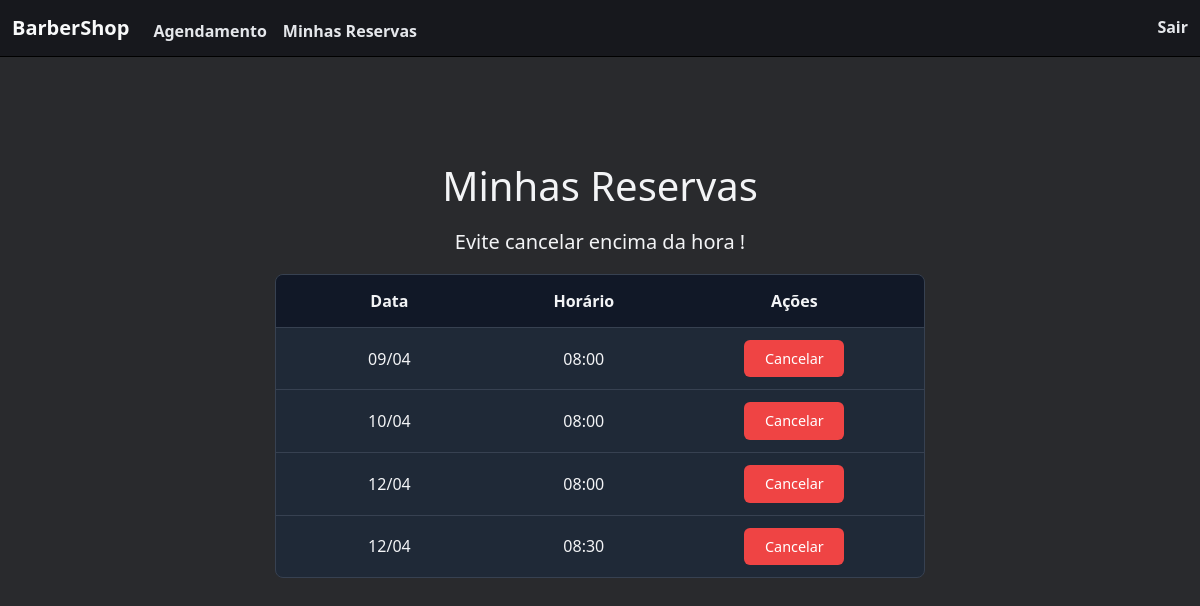
The page /minhasReservas (signed in) on the database as committed earlier.
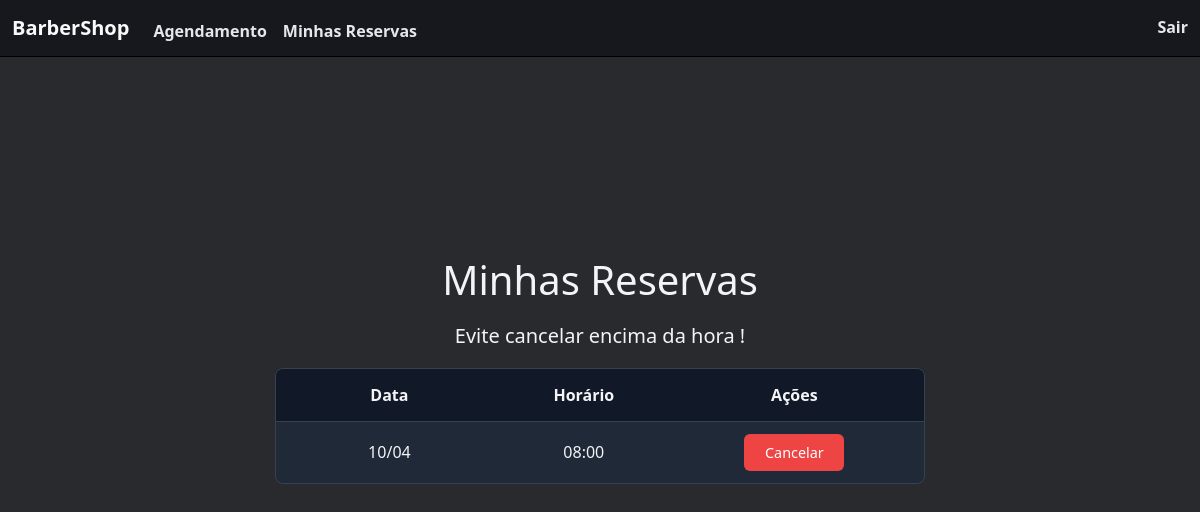
The same page on the database as committed later.
### tables this page shows
CREATE TABLE agendamentos (
    id INTEGER PRIMARY KEY AUTOINCREMENT,
    data_hora DATETIME NOT NULL,  
    disponivel BOOLEAN DEFAULT TRUE,
    user_id INTEGER,              
    FOREIGN KEY (user_id) REFERENCES users(id)
);

### app.py (the view)
@app.route("/minhasReservas")
@login_required
def minhasReservas():
    db = get_db()
    reservas = db.execute("SELECT id, data_hora  FROM agendamentos WHERE user_id = ? AND disponivel = 0", [session["user_id"]]).fetchall()
    return render_template("horariosAgendados.html", reservas=reservas)

### helpers.py (called while the page is built)
def get_db():
    if 'db' not in g:
        g.db = sqlite3.connect(DATABASE)
        g.db.row_factory = sqlite3.Row  # Retorna dicionários em vez de tuplas
    return g.db

def login_required(f):
    @wraps(f)
    def decorated_function(*args, **kwargs):
        if "user_id" not in session:
            return redirect(url_for("login"))
        return f(*args, **kwargs)
    return decorated_function

### templates/horariosAgendados.html (shortened to what this page needs)
{% extends "layout.html" %}
{% block main %}
<div class="reservas-container compact-view">
  <div class="cabecalho">
    <h1>Minhas Reservas</h1>
    <h5>Evite cancelar encima da hora !</h5>
  </div>
  <div class="tabela-reservas-wrapper">
    <table class="tabela-reservas">
      <thead>
        <tr>
          <th class="col-data">Data</th>
          <th class="col-horario">Horário</th>
          <th class="col-acoes">Ações</th>
        </tr>
      </thead>
      <tbody>
        {% for reserva in reservas %}
        <tr>
          <td>{{ reserva.data_hora.split()[0].split('-')[2] }}/{{ reserva.data_hora.split()[0].split('-')[1] }}</td>
          <td>{{ reserva.data_hora.split()[1][:5] }}</td>
          <td>
            <form action="{{ url_for('cancelar_reserva') }}" method="post">
              <button type="submit" class="btn-cancelar">Cancelar</button>
            </form>
          </td>
        </tr>
        {% else %}
        <tr>
          <td colspan="3" class="sem-reservas">Nenhuma reserva encontrada</td>
        </tr>
        {% endfor %}
      </tbody>
    </table>
  </div>
</div>
{% endblock %}

### templates/layout.html (shortened to what this page needs)
<!DOCTYPE html>
<html lang="en">
<head>
    <link href="https://cdn.jsdelivr.net/npm/bootstrap@5.3.3/dist/css/bootstrap.min.css" rel="stylesheet">
    <link href="/static/styles.css" rel="stylesheet">
</head>
<body>
    <nav class="navbar navbar-expand-lg bg-dark fixed-top">
        <div class="container-fluid">
            <a class="navbar-brand text-light fw-bold">BarberShop</a>
            <div class="collapse navbar-collapse" id="navbarNav">
                <ul class="navbar-nav">
                    <li class="nav-item">
                        <a class="nav-link text-light" href="/agendamento">Agendamento</a>
                    </li>
                    <li class="nav-item">
                        <a class="nav-link text-light" href="/minhasReservas">Minhas Reservas</a>
                    </li>
                </ul>
            </div>
            <div class="d-flex">
                {% if session.user_id %}
                    <a class="nav-link text-danger fw-bold" href="/logout">Sair</a>
                {% else %}
                    <a class="nav-link text-light me-3" href="/login">Login</a>
                    <a class="nav-link text-light" href="/register">Registrar</a>
                {% endif %}
            </div>
        </div>
    </nav>
    <main class="main-content">
        {% block main %}{% endblock %}
    </main>
</body>
</html>

### static/styles.css (style rules this page uses)
* { margin: 0; padding: 0; box-sizing: border-box; font-family: 'Segoe UI', Arial, sans-serif; }
body { min-height: 100vh; background-color: RGB(41, 42, 45); color: #f3f4f6; display: flex; flex-direction: column; padding-top: 70px; }
.main-content { flex: 1; display: flex; flex-direction: column; justify-content: center; padding: 40px 20px; }
.navbar { min-height: 56px; background-color: #17181d !important; border-bottom: 1px solid #000000; font-family: 'Barlow Condensed', sans-serif; font-weight: 600; }
.nav-link { position: relative; padding-bottom: 2px; transition: color 0.3s ease; color: #e5e7eb !important; }
.nav-link::after { content: ""; position: absolute; left: 50%; bottom: 0; width: 0; height: 2px; background-color: #3b82f6; transition: all 0.3s ease; }
.cabecalho { text-align: center; margin-bottom: 30px; }
.cabecalho h1 { color: #f3f4f6; margin-bottom: 10px; }
.reservas-container { max-width: 700px; width: 100%; margin: 0 auto; padding: 15px 25px 25px; margin-top: -120px; }
.tabela-reservas-wrapper { overflow-x: auto; border-radius: 8px; border: 1px solid #374151; background: #1f2937; margin-top: 10px; margin-top: 0; }
.tabela-reservas { width: 100%; border-collapse: collapse; color: #f3f4f6; table-layout: fixed; }
.tabela-reservas th { background-color: #111827; padding: 14px 12px; text-align: center; font-weight: 600; border: none; }
.tabela-reservas td { padding: 12px; text-align: center; border-top: 1px solid #374151; border-bottom: none; }
.col-data { width: 35%; }
.col-horario { width: 25%; }
.col-acoes { width: 40%; }
.tabela-reservas tr:last-child td { border-bottom: none; }
.btn-cancelar { background-color: #ef4444; color: white; border: none; padding: 8px 16px; border-radius: 6px; cursor: pointer; font-weight: 500; font-size: 0.9em; min-width: 100px; transition: all 0.2s; }
.cabecalho { text-align: center; margin-bottom: 20px; }
.cabecalho h1 { color: #f3f4f6; margin: 0; padding-bottom: 5px; margin-bottom: 15px; }

Rows that differ between the two databases and show on the page:
no longer on this page (row edited): agendamentos: data_hora "09", data_hora "04", data_hora "08:00"
no longer on this page (row edited): agendamentos: data_hora "12", data_hora "04", data_hora "08:00"
no longer on this page (row edited): agendamentos: data_hora "12", data_hora "04", data_hora "08:30"
